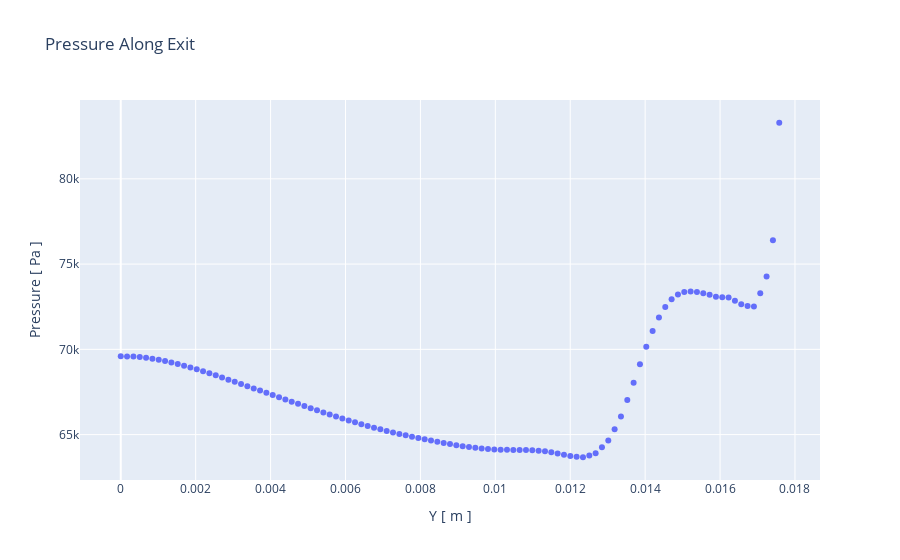

Write notebook code for a chart like this one.
### Code cell
# Pressure plot
px.scatter(pre, x='Y [ m ]', y='Pressure [ Pa ]', 
           title="Pressure Along Exit")
